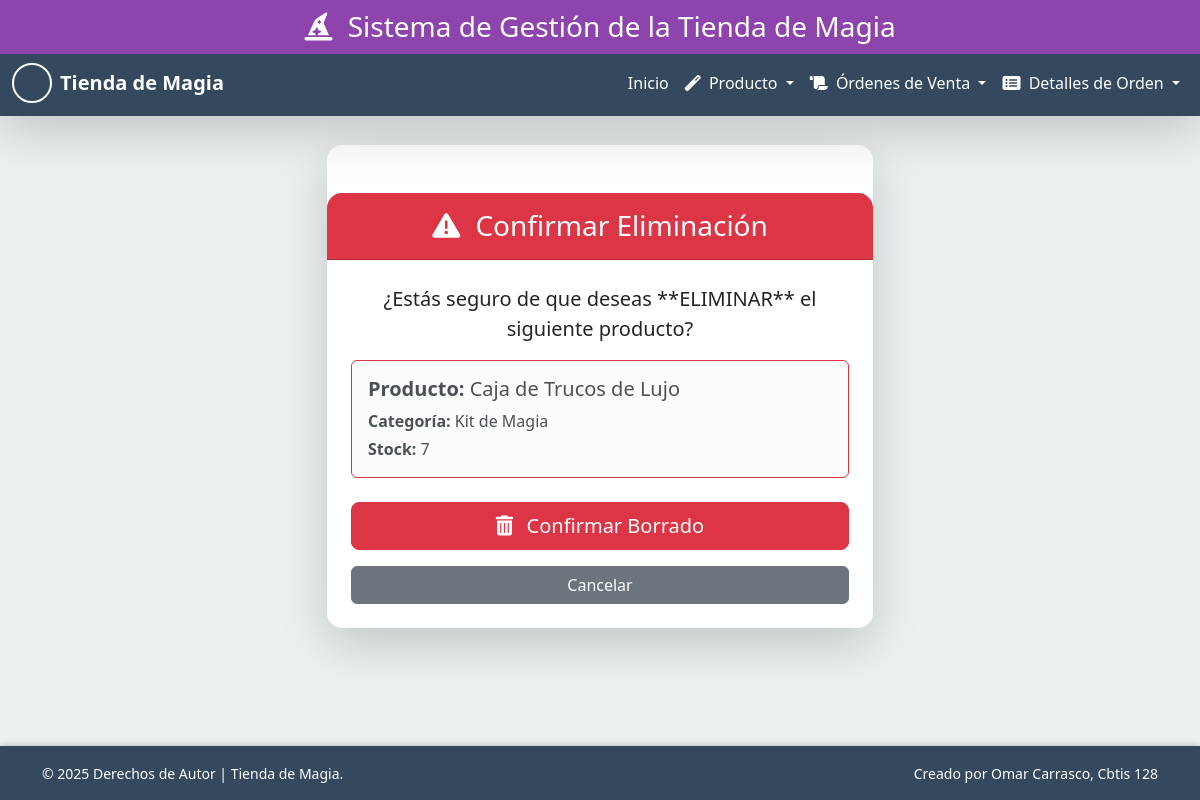
/producto/borrar/4/, run on the app's committed database.
### app_TiendadeMagia/models.py (models this page shows, shortened)
class Producto(models.Model):
    nombre = models.CharField(max_length=100)
    descripcion = models.TextField(blank=True, null=True)
    categoria = models.CharField(max_length=50)
    precio = models.DecimalField(max_digits=10, decimal_places=2)
    proveedor = models.CharField(max_length=100, blank=True, null=True)
    stock = models.IntegerField(default=0)
    fecha_registro = models.DateField(default=date.today)
    class Meta:
        verbose_name = "Producto de Magia"
        verbose_name_plural = "Productos de Magia"
        ordering = ['nombre']

### app_TiendadeMagia/views.py (the view, shortened to what this page needs)
# urls.py: path('producto/borrar/<int:producto_id>/', views.borrar_producto, name='borrar_producto'),
def borrar_producto(request, producto_id):
    producto = get_object_or_404(Producto, id=producto_id)
    return render(request, 'producto/borrar_producto.html', {
        'producto': producto,
        'titulo': 'Borrar Producto'
    })

### app_TiendadeMagia/templates/producto/borrar_producto.html (shortened to what this page needs)
{% extends 'base.html' %}
{% block content %}
<div class="row justify-content-center">
    <div class="col-md-8 col-lg-6">
        <div class="card shadow-lg border-0 pt-5" style="border-radius: 15px;">
            <div class="card-header bg-danger text-white text-center py-3" style="border-radius: 15px 15px 0 0;">
                <h3 class="mb-0"><i class="fas fa-exclamation-triangle me-2"></i> Confirmar Eliminación</h3>
            </div>
            <div class="card-body p-4 text-center">
                <p class="lead">¿Estás seguro de que deseas **ELIMINAR** el siguiente producto?</p>
                <div class="alert alert-light border border-danger text-start p-3 mb-4">
                    <h5><strong>Producto:</strong> {{ producto.nombre }}</h5>
                    <p class="mb-1"><strong>Categoría:</strong> {{ producto.categoria }}</p>
                    <p class="mb-0"><strong>Stock:</strong> {{ producto.stock }}</p>
                </div>
                <form method="POST">
                    <button type="submit" class="btn btn-danger btn-lg w-100 mb-3">
                        <i class="fas fa-trash-alt me-2"></i> Confirmar Borrado
                    </button>
                    <a href="{% url 'ver_producto' %}" class="btn btn-secondary w-100">Cancelar</a>
                </form>
            </div>
        </div>
    </div>
</div>
{% endblock %}

### app_TiendadeMagia/templates/base.html (style rules this page uses)
:root { --color-primary: #8e44ad; --color-light: #ecf0f1; --header-height: 50px; --navbar-height: 55px; }
body { background-color: var(--color-light); display: flex; flex-direction: column; min-height: 100vh; padding-top: calc(var(--header-height) + var(--navbar-height) + 1rem); }

### data on the page
Producto: nombre "Caja de Trucos de Lujo", categoria "Kit de Magia", stock "7"
